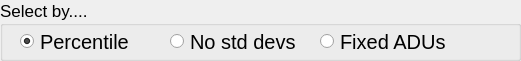
  <widget class="QGroupBox" name="typesel">
   <property name="geometry">
    <rect>
     <x>310</x>
     <y>70</y>
     <width>521</width>
     <height>61</height>
    </rect>
   </property>
   <property name="font">
    <font>
     <pointsize>13</pointsize>
    </font>
   </property>
   <property name="title">
    <string>Select by....</string>
   </property>
   <widget class="QRadioButton" name="percentile">
    <property name="geometry">
     <rect>
      <x>20</x>
      <y>30</y>
      <width>121</width>
      <height>23</height>
     </rect>
    </property>
    <property name="font">
     <font>
      <pointsize>15</pointsize>
     </font>
    </property>
    <property name="toolTip">
     <string>Select by percentiles</string>
    </property>
    <property name="text">
     <string>Percentile</string>
    </property>
    <property name="checked">
     <bool>true</bool>
    </property>
   </widget>
   <widget class="QRadioButton" name="nstddevs">
    <property name="geometry">
     <rect>
      <x>170</x>
      <y>30</y>
      <width>141</width>
      <height>23</height>
     </rect>
    </property>
    <property name="font">
     <font>
      <pointsize>15</pointsize>
     </font>
    </property>
    <property name="toolTip">
     <string>Given number of Std Dev multiples</string>
    </property>
    <property name="text">
     <string>No std devs</string>
    </property>
   </widget>
   <widget class="QRadioButton" name="fixedcount">
    <property name="geometry">
     <rect>
      <x>320</x>
      <y>30</y>
      <width>141</width>
      <height>23</height>
     </rect>
    </property>
    <property name="font">
     <font>
      <pointsize>15</pointsize>
     </font>
    </property>
    <property name="toolTip">
     <string>Set fixed ADU count</string>
    </property>
    <property name="text">
     <string>Fixed ADUs</string>
    </property>
   </widget>
  </widget>
